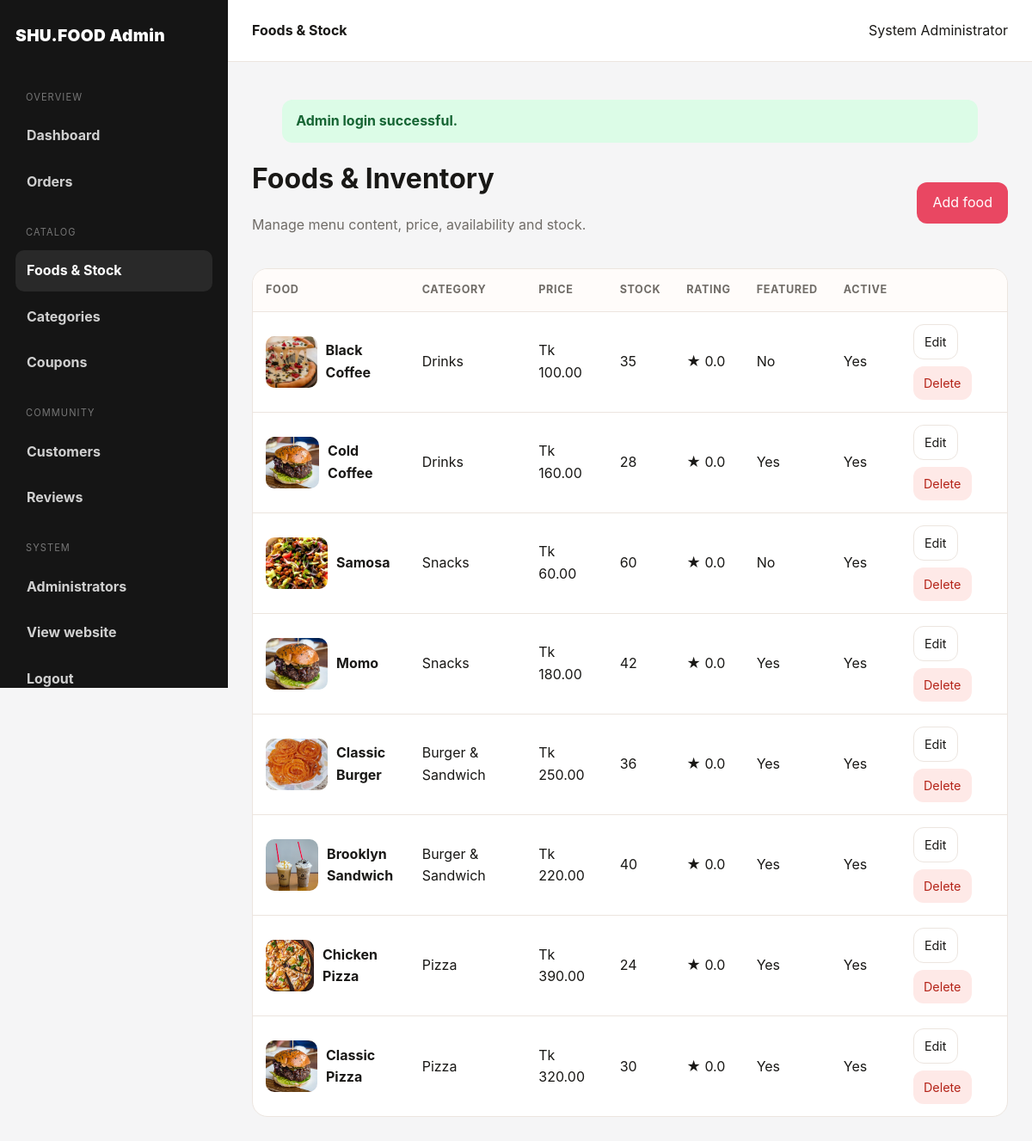
/admin/manage-food.php (signed in), run on the app's committed database.
### tables this page shows
CREATE TABLE tbl_food (
  id INT UNSIGNED AUTO_INCREMENT PRIMARY KEY,
  title VARCHAR(160) NOT NULL,
  description TEXT DEFAULT NULL,
  price DECIMAL(10,2) NOT NULL,
  image_name VARCHAR(255) DEFAULT NULL,
  category_id INT UNSIGNED NOT NULL,
  stock_qty INT UNSIGNED NOT NULL DEFAULT 50,
  featured ENUM('Yes','No') NOT NULL DEFAULT 'No',
  active ENUM('Yes','No') NOT NULL DEFAULT 'Yes',
  created_at TIMESTAMP NOT NULL DEFAULT CURRENT_TIMESTAMP,
  CONSTRAINT fk_food_category FOREIGN KEY (category_id) REFERENCES tbl_category(id) ON UPDATE CASCADE ON DELETE RESTRICT,
  INDEX idx_food_active_featured (active,featured), INDEX idx_food_category (category_id), INDEX idx_food_stock (stock_qty)
);

CREATE TABLE tbl_category (
  id INT UNSIGNED AUTO_INCREMENT PRIMARY KEY,
  title VARCHAR(120) NOT NULL,
  image_name VARCHAR(255) DEFAULT NULL,
  featured ENUM('Yes','No') NOT NULL DEFAULT 'No',
  active ENUM('Yes','No') NOT NULL DEFAULT 'Yes',
  created_at TIMESTAMP NOT NULL DEFAULT CURRENT_TIMESTAMP,
  INDEX idx_category_active_featured (active,featured)
);

### admin/manage-food.php (the view)
<?php
require_once __DIR__.'/../config/constants.php';$pageTitle='Foods & Stock';$rows=db()->query('SELECT f.*,c.title category_title,(SELECT COALESCE(AVG(r.rating),0) FROM tbl_review r WHERE r.food_id=f.id AND r.status="Published") rating FROM tbl_food f JOIN tbl_category c ON c.id=f.category_id ORDER BY f.id DESC')->fetchAll();include __DIR__.'/partial/menu.php';?>
<div class="admin-title"><div><h1>Foods & Inventory</h1><p class="muted">Manage menu content, price, availability and stock.</p></div><a class="btn btn-primary" href="<?= e(url('admin/add-food.php')) ?>">Add food</a></div><div class="table-wrap"><table class="table"><thead><tr><th>Food</th><th>Category</th><th>Price</th><th>Stock</th><th>Rating</th><th>Featured</th><th>Active</th><th></th></tr></thead><tbody><?php foreach($rows as $r):?><tr><td><div style="display:flex;align-items:center;gap:10px"><img class="thumb" src="<?= e(food_image($r['image_name'])) ?>" alt=""><strong><?= e($r['title']) ?></strong></div></td><td><?= e($r['category_title']) ?></td><td><?= e(money($r['price'])) ?></td><td class="<?= (int)$r['stock_qty']<=5?'low-stock':'' ?>"><?= (int)$r['stock_qty'] ?></td><td>★ <?= number_format((float)$r['rating'],1) ?></td><td><?= e($r['featured']) ?></td><td><?= e($r['active']) ?></td><td><div class="actions"><a class="btn btn-light btn-sm" href="<?= e(url('admin/update-food.php?id='.$r['id'])) ?>">Edit</a><form method="post" action="<?= e(url('admin/delete-food.php')) ?>"><?= csrf_field() ?><input type="hidden" name="id" value="<?= (int)$r['id'] ?>"><button class="btn btn-danger btn-sm" data-confirm="Delete this food? Historical order items will keep the food name.">Delete</button></form></div></td></tr><?php endforeach;?></tbody></table></div><?php include __DIR__.'/partial/footer.php';?>

### admin/partial/menu.php
<?php
require_once __DIR__.'/../../config/constants.php';$admin=require_admin();$current=basename($_SERVER['PHP_SELF']??'');
?><!DOCTYPE html><html lang="en"><head><meta charset="UTF-8"><meta name="viewport" content="width=device-width,initial-scale=1"><title><?= e($pageTitle??'Admin — '.APP_NAME) ?></title><link rel="stylesheet" href="<?= e(url('css/admin-v3.css')) ?>"></head><body><div class="admin-layout"><aside class="sidebar"><a class="brand" href="<?= e(url('admin/index.php')) ?>"><span>SHU.FOOD Admin</span></a><nav><div class="nav-section">Overview</div><a class="<?= $current==='index.php'?'active':'' ?>" href="<?= e(url('admin/index.php')) ?>">Dashboard</a><a class="<?= str_contains($current,'order')?'active':'' ?>" href="<?= e(url('admin/manage-order.php')) ?>">Orders</a><div class="nav-section">Catalog</div><a class="<?= str_contains($current,'food')?'active':'' ?>" href="<?= e(url('admin/manage-food.php')) ?>">Foods & Stock</a><a class="<?= str_contains($current,'category')?'active':'' ?>" href="<?= e(url('admin/manage-category.php')) ?>">Categories</a><a class="<?= str_contains($current,'coupon')?'active':'' ?>" href="<?= e(url('admin/manage-coupon.php')) ?>">Coupons</a><div class="nav-section">Community</div><a class="<?= str_contains($current,'user')?'active':'' ?>" href="<?= e(url('admin/manage-user.php')) ?>">Customers</a><a class="<?= str_contains($current,'review')?'active':'' ?>" href="<?= e(url('admin/manage-review.php')) ?>">Reviews</a><div class="nav-section">System</div><a class="<?= str_contains($current,'admin')&&$current!=='index.php'?'active':'' ?>" href="<?= e(url('admin/manage-admin.php')) ?>">Administrators</a><a href="<?= e(url()) ?>">View website</a><a href="<?= e(url('admin/logout.php')) ?>">Logout</a></nav></aside><main class="admin-main"><div class="admin-topbar"><strong><?= e($pageTitle??'Dashboard') ?></strong><span><?= e($admin['full_name']) ?></span></div><div class="admin-content"><?php render_flashes(); ?>

### css/admin-v3.css (style rules this page uses)
body { background:#f5f5f6 }
.admin-layout { min-height:100vh;display:grid;grid-template-columns:265px 1fr }
.sidebar { background:#151515;color:#fff;padding:26px 18px;position:sticky;top:0;height:100vh;overflow:auto }
.sidebar .brand { margin-bottom:28px;font-size:1.2rem }
.sidebar nav { display:grid;gap:6px }
.sidebar nav a { padding:11px 13px;border-radius:10px;color:#d0d0d0;font-weight:750 }
.sidebar nav a:hover,.sidebar nav a.active { background:#292929;color:#fff }
.sidebar .nav-section { font-size:.69rem;text-transform:uppercase;letter-spacing:.1em;color:#777;margin:20px 12px 6px }
.admin-main { min-width:0 }
.admin-topbar { height:72px;background:#fff;border-bottom:1px solid var(--border);display:flex;align-items:center;justify-content:space-between;padding:0 28px;position:sticky;top:0;z-index:20 }
.admin-content { padding:28px }
.admin-title { display:flex;align-items:center;justify-content:space-between;gap:16px;margin-bottom:22px }
.admin-title h1 { margin:0 }
.actions { display:flex;gap:8px;flex-wrap:wrap }

### css/v3.css (style rules this page uses)
:root { --bg:#fffaf7;--surface:#fff;--text:#191816;--muted:#706c67;--primary:#e94762;--primary-dark:#c9324c;--accent:#ffcf5c;--dark:#151515;--border:#ece5df;--success:#177245;--danger:#b42318;--warning:#a15c00;--info:#2457c5;--shadow:0 18px 50px rgba(40,29,23,.09);--radius:22px }
* { box-sizing:border-box }
html { scroll-behavior:smooth }
body { margin:0;background:var(--bg);color:var(--text);font-family:Inter,ui-sans-serif,system-ui,-apple-system,BlinkMacSystemFont,"Segoe UI",sans-serif;line-height:1.6 }
a { color:inherit;text-decoration:none }
img { display:block;max-width:100% }
.brand { display:flex;align-items:center;gap:10px;font-weight:950;letter-spacing:.35px }
.btn { display:inline-flex;align-items:center;justify-content:center;gap:8px;border:0;border-radius:12px;padding:11px 18px;font-weight:850;cursor:pointer;transition:.18s;font:inherit }
.btn-primary { background:var(--primary);color:#fff }
.btn-light { background:#fff;border:1px solid var(--border) }
.btn-danger { background:#fee9e7;color:var(--danger) }
.btn-sm { padding:8px 12px;font-size:.9rem }
.muted { color:var(--muted) }
.table-wrap { overflow:auto;background:#fff;border:1px solid var(--border);border-radius:18px }
.table { width:100%;border-collapse:collapse;min-width:760px }
.table th,.table td { padding:14px 15px;text-align:left;border-bottom:1px solid var(--border);vertical-align:middle }
.table th { font-size:.79rem;text-transform:uppercase;letter-spacing:.05em;color:var(--muted);background:#fffcfa }
.table tr:last-child td { border-bottom:0 }
.thumb { width:72px;height:60px;object-fit:cover;border-radius:10px }
:root { --container-max:1540px;--container-pad:32px;--soft-pink:#fff1f4;--soft-yellow:#fff7df;--soft-green:#eefbf4 }

### data on the page
tbl_food: image_name (picture), title "Black Coffee", category.title "Drinks", price "Tk 100.00", stock_qty "35", rating "0.0", featured "No", active "Yes"
tbl_food: image_name (picture), title "Cold Coffee", category.title "Drinks", price "Tk 160.00", stock_qty "28", rating "0.0", featured "Yes", active "Yes"
tbl_food: image_name (picture), title "Samosa", category.title "Snacks", price "Tk 60.00", stock_qty "60", rating "0.0", featured "No", active "Yes"
tbl_food: image_name (picture), title "Momo", category.title "Snacks", price "Tk 180.00", stock_qty "42", rating "0.0", featured "Yes", active "Yes"
tbl_food: image_name (picture), title "Classic Burger", category.title "Burger & Sandwich", price "Tk 250.00", stock_qty "36", rating "0.0", featured "Yes", active "Yes"
tbl_food: image_name (picture), title "Brooklyn Sandwich", category.title "Burger & Sandwich", price "Tk 220.00", stock_qty "40", rating "0.0", featured "Yes", active "Yes"
tbl_food: image_name (picture), title "Chicken Pizza", category.title "Pizza", price "Tk 390.00", stock_qty "24", rating "0.0", featured "Yes", active "Yes"
tbl_food: image_name (picture), title "Classic Pizza", category.title "Pizza", price "Tk 320.00", stock_qty "30", rating "0.0", featured "Yes", active "Yes"

### other printed values
$pageTitle "Foods & Stock"
$admin['full_name'] "System Administrator"
$f['message'] "Admin login successful."
